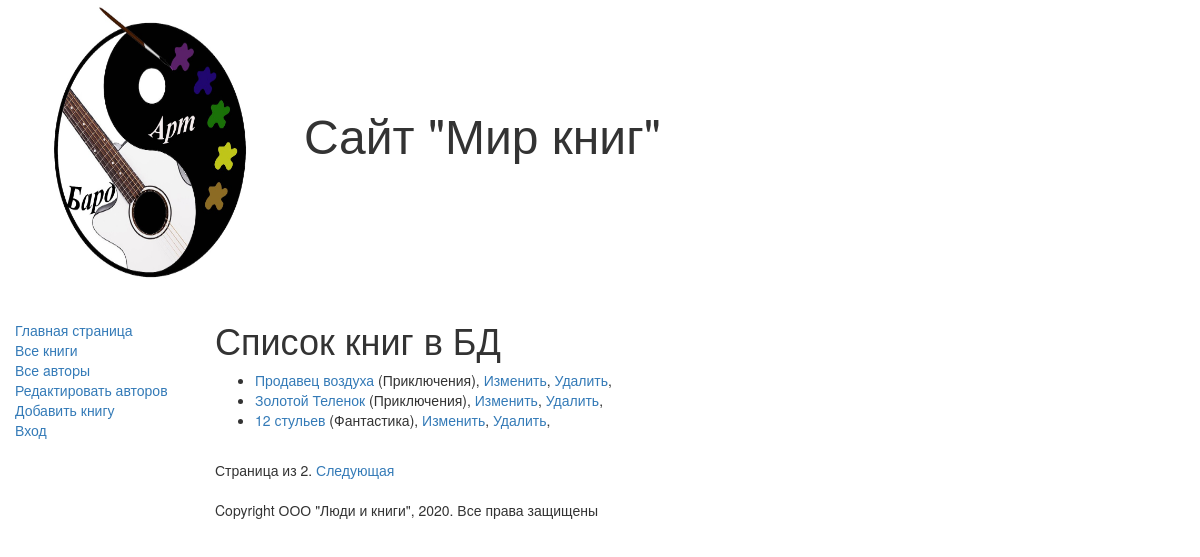
The page /books/ on the database its author committed.
### catalog/models.py (models this page shows, shortened)
class Book(models.Model):
    title = models.CharField(max_length=200,
        help_text="Введите название книги",
        verbose_name = "Название книги")
    genre = models.ForeignKey('Genre',
        on_delete = models.CASCADE,
        help_text=" Выберите жанр для книги",
        verbose_name="Жaнp книги", null=True)
    language = models.ForeignKey('Language',
        on_delete = models.CASCADE,
        help_text="Выберите язык книги",
        verbose_name="Язык книги", null=True)
    author = models.ManyToManyField('Author',
        help_text = "Выберите автора книги",
        verbose_name = "Aвтop книги")
    summary = models.TextField(max_length=1000,
        help_text="Введите краткое описание книги",
        verbose_name="Аннотация книги")
    isbn = models.CharField(max_length=13,
       help_text="Должно содержать 13 символов",
       verbose_name = "ISBN книги")
    def display_author(self):
        return ','.join([author.last_name for author in self.author.all()])
    display_author.short_description = 'Авторы'
    def get_absolute_url(self):
        return reverse('book-detail', args=[str(self.id)])

class Genre(models.Model):
    name = models.CharField(max_length=200,
                            help_text="Введите жанр книги",
                            verbose_name="Жaнp книги")
    def __str__(self):
        return self.name

### catalog/views.py (the view)
# urls.py: url(r'^books/$', views.BookListView.as_view(), name='books'),
class BookListView(generic.ListView):
    model = Book
    paginate_by = 3

### catalog/templates/catalog/book_list.html
{% extends "base_generic.html" %}
{% block content %}
    <h1>Список книг в БД</h1>
    {% if book_list %}
    <ul>
        {% for book in book_list %}
        <li>
            <a href="{{ book.get_absolute_url }}">
                    {{ book.title }}</a>
                    ({{ book.genre }}),
            <a href="/book/update/{{book.id}}">Изменить</a>,
            <a href="/book/delete/{{book.id}}">Удалить</a>,
        </li>
        {% endfor %}
    </ul>
    {% else %}
        <p>В базе данных нет книг</p>
    {% endif %}
{% endblock %}

### rows shown on the page
Book: title "Продавец воздуха", genre "Приключения"
Book: title "Золотой Теленок", genre "Приключения"
Book: title "12 стульев", genre "Фантастика"

### other values the page prints
{{ page_obj.paginator.num_pages }} "2"
